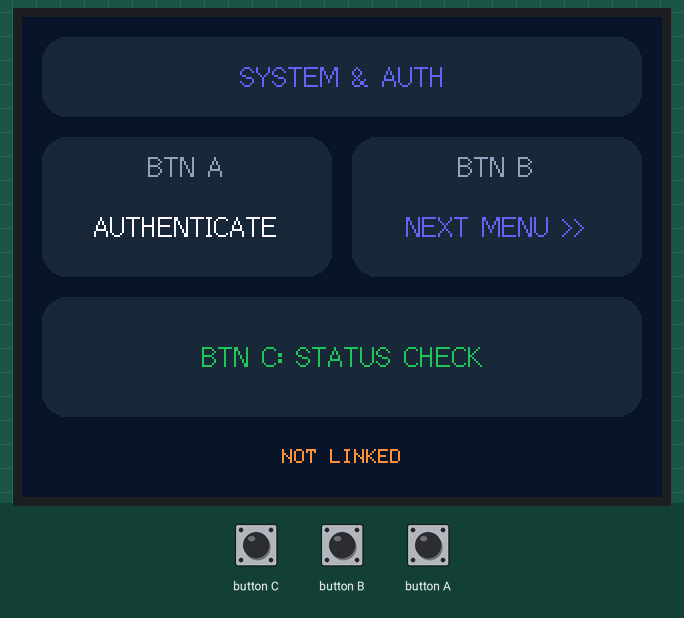
A sketch run on a simulated ESP32-S3. Parts: 320×240 colour display. The test bench sets the inputs (shaded band). WiFi joins after 1.5 s; servers stay silent unless stated; uploads are accepted with an empty reply; what the sketch prints to the serial monitor is not drawn.

Above: at 3.0 s.
3.1 s: button A pressed for 0.15 s
At 3.5 s:
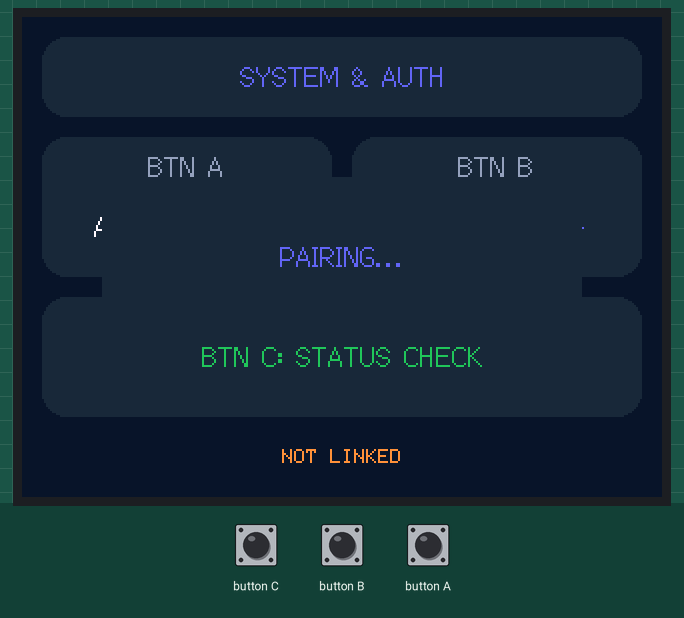
6.2 s: button C pressed for 1 s
At 7.0 s:
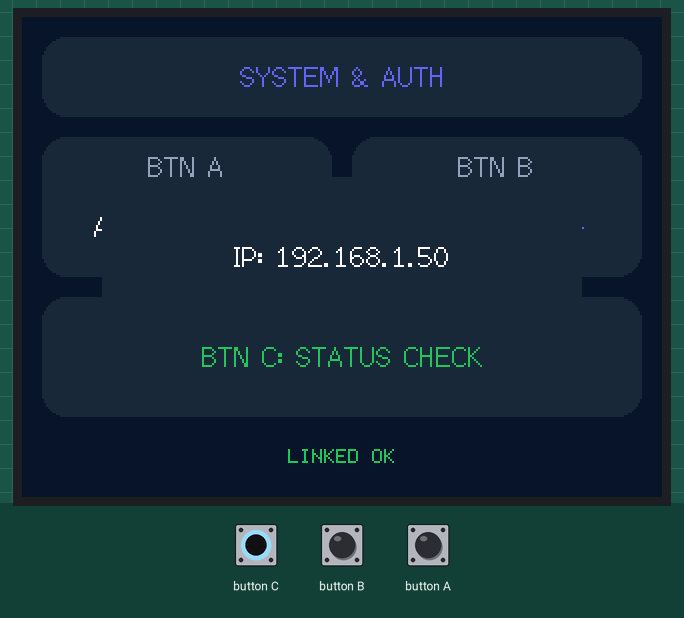
9.7 s: button B pressed for 0.15 s
At 10.6 s:
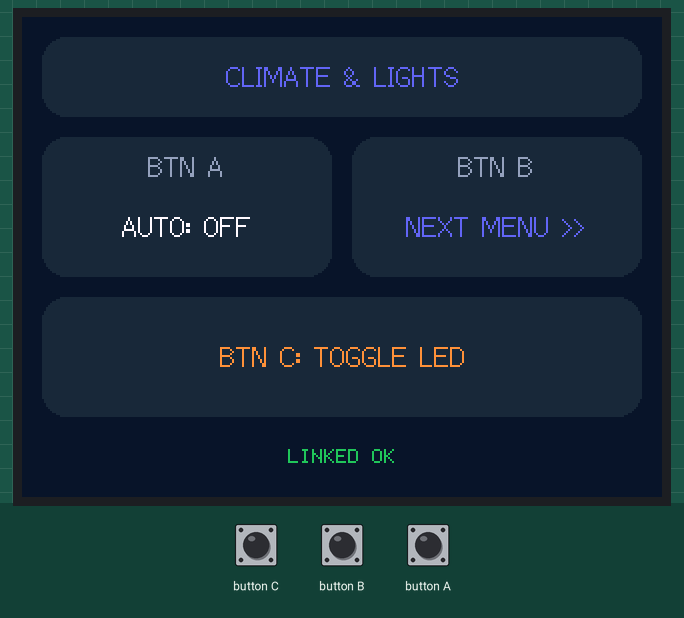
11.3 s: button B pressed for 1 s
At 12.8 s:
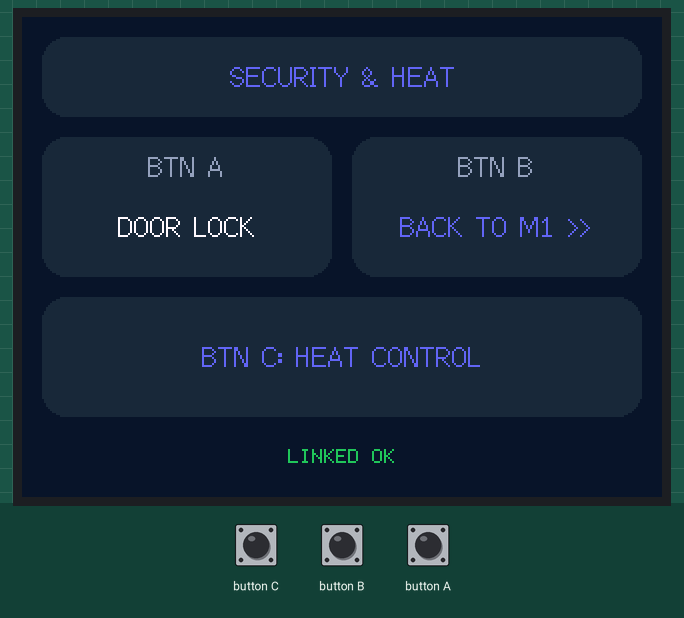
13.8 s: button C pressed for 0.15 s
At 14.5 s:
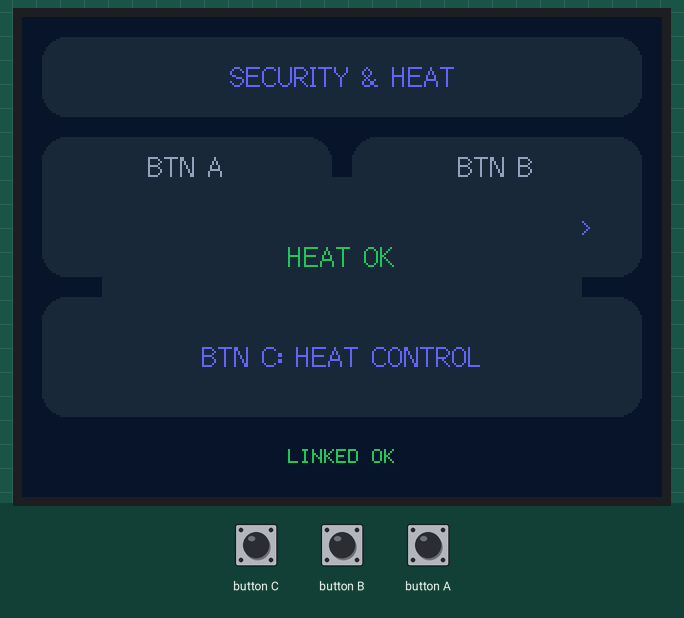
16.9 s: button A pressed for 1 s
At 17.7 s:
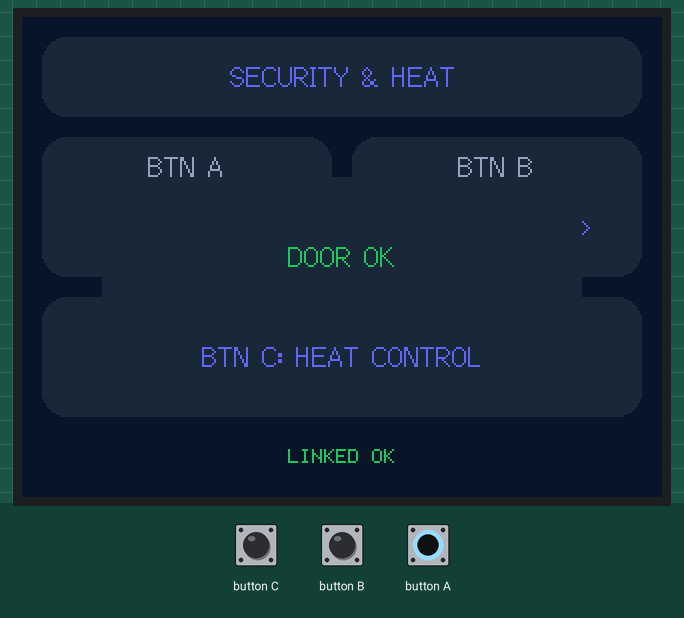
Timing chart, 0 to 19.9 s (numbered marks = the images above; inputs shaded):
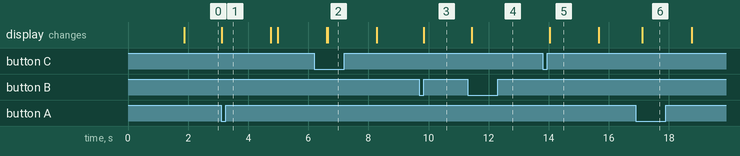

The sketch:

Client.ino
```cpp
#include "M5CoreS3.h"
#include <WiFi.h>
#include <ArduinoJson.h>
#include <HTTPClient.h>
#include <DHT.h>
#include <WebServer.h>

// --- Configuration Reseau ---
const char* ssid = "MyHouseOS";
const char* password = "12345678";
const char* authUrl  = "http://192.168.4.1/link";
const char* tempUrl  = "http://192.168.4.2:3000/temp";
const char* ledUrl   = "http://192.168.4.2:3000/toggle/light";
const char* doorUrl  = "http://192.168.4.2:3000/toggle/door";
const char* heatUrl  = "http://192.168.4.2:3000/toggle/heat";

// --- Design UI (Importé du Server) ---
#define COLOR_BG      CoreS3.Display.color565(15, 23, 42)
#define COLOR_CARD    CoreS3.Display.color565(30, 41, 59)
#define COLOR_ACCENT  CoreS3.Display.color565(99, 102, 241)
#define COLOR_TEXT    CoreS3.Display.color565(248, 250, 252)
#define COLOR_SUBTEXT CoreS3.Display.color565(148, 163, 184)
#define COLOR_SUCCESS CoreS3.Display.color565(34, 197, 94)
#define COLOR_WARNING CoreS3.Display.color565(251, 146, 60)

// --- Variables Globales ---
String Token = "";
String DeviceID = "307D68F23A08";
int currentMenu = 1;
bool autoSendMeteo = false;
unsigned long lastMeteoTime = 0;
WebServer server(80);

#define DHTPIN 17
#define DHTTYPE DHT22
DHT dht(DHTPIN, DHTTYPE);

// --- Fonctions WebServer ---
void handleRoot() {
    server.send(200, "text/html",
        "<html><head><title>M5 Screen</title>"
        "<script>setInterval(() => { document.querySelector('img').src = '/capture?t=' + Date.now(); }, 3000);</script>"
        "<style>body{background:#0f172a;display:flex;justify-content:center;align-items:center;height:100vh;margin:0;}"
        "img{border:4px solid #6366f1;border-radius:10px;box-shadow:0 0 20px rgba(99,102,241,0.5);}"
        "</style></head>"
        "<body><img src='/capture' /></body></html>");
}

void handleCapture() {
    int w = CoreS3.Display.width();
    int h = CoreS3.Display.height();

    uint32_t imageSize = w * h * 3;
    uint32_t fileSize = 54 + imageSize;

    uint8_t header[54] = {
        0x42, 0x4D,
        (uint8_t)(fileSize), (uint8_t)(fileSize >> 8), (uint8_t)(fileSize >> 16), (uint8_t)(fileSize >> 24),
        0, 0, 0, 0,
        54, 0, 0, 0,
        40, 0, 0, 0,
        (uint8_t)(w), (uint8_t)(w >> 8), (uint8_t)(w >> 16), (uint8_t)(w >> 24),
        (uint8_t)(-h), (uint8_t)(-h >> 8), (uint8_t)(-h >> 16), (uint8_t)(-h >> 24),
        1, 0,
        24, 0,
        0, 0, 0, 0,
        0, 0, 0, 0,
        0, 0, 0, 0,
        0, 0, 0, 0,
        0, 0, 0, 0
    };

    WiFiClient client = server.client();
    client.write("HTTP/1.1 200 OK\r\nContent-Type: image/bmp\r\nConnection: close\r\n\r\n");
    client.write(header, 54);

    uint16_t* lineBuffer = (uint16_t*)malloc(w * 2);
    uint8_t* rgbBuffer = (uint8_t*)malloc(w * 3);

    if (lineBuffer && rgbBuffer) {
        for (int y = 0; y < h; y++) {
            CoreS3.Display.readRect(0, y, w, 1, lineBuffer);
            for (int x = 0; x < w; x++) {
                uint16_t p = lineBuffer[x];
                p = (p >> 8) | (p << 8); // Byte Swap

                rgbBuffer[x*3] = (p & 0x001F) << 3;       // Blue
                rgbBuffer[x*3+1] = (p & 0x07E0) >> 3;     // Green
                rgbBuffer[x*3+2] = (p & 0xF800) >> 8;     // Red
            }
            client.write(rgbBuffer, w * 3);
        }
    }

    if(lineBuffer) free(lineBuffer);
    if(rgbBuffer) free(rgbBuffer);
}

// --- Fonctions de Dessin ---
void drawCard(int x, int y, int w, int h) {
    CoreS3.Display.fillRoundRect(x, y, w, h, 12, COLOR_CARD);
}

void drawHeader(String title) {
    CoreS3.Display.fillScreen(COLOR_BG);
    drawCard(10, 10, 300, 40);
    CoreS3.Display.setTextColor(COLOR_ACCENT);
    CoreS3.Display.setTextDatum(MC_DATUM);
    CoreS3.Display.setTextFont(2);
    CoreS3.Display.drawString(title, 160, 30);
}

void drawMenu() {
    CoreS3.Display.startWrite();

    if (currentMenu == 1) {
        drawHeader("SYSTEM & AUTH");

        drawCard(10, 60, 145, 70); // Bouton A
        CoreS3.Display.setTextColor(COLOR_SUBTEXT);
        CoreS3.Display.drawString("BTN A", 82, 75);
        CoreS3.Display.setTextColor(COLOR_TEXT);
        CoreS3.Display.drawString("AUTHENTICATE", 82, 105);

        drawCard(165, 60, 145, 70); // Bouton B
        CoreS3.Display.setTextColor(COLOR_SUBTEXT);
        CoreS3.Display.drawString("BTN B", 237, 75);
        CoreS3.Display.setTextColor(COLOR_ACCENT);
        CoreS3.Display.drawString("NEXT MENU >>", 237, 105);

        drawCard(10, 140, 300, 60); // Bouton C
        CoreS3.Display.setTextColor(COLOR_SUCCESS);
        CoreS3.Display.drawString("BTN C: STATUS CHECK", 160, 170);
    }
    else if (currentMenu == 2) {
        drawHeader("CLIMATE & LIGHTS");

        drawCard(10, 60, 145, 70); // Bouton A
        CoreS3.Display.setTextColor(COLOR_SUBTEXT);
        CoreS3.Display.drawString("BTN A", 82, 75);
        CoreS3.Display.setTextColor(autoSendMeteo ? COLOR_SUCCESS : COLOR_TEXT);
        CoreS3.Display.drawString(autoSendMeteo ? "AUTO: ON" : "AUTO: OFF", 82, 105);

        drawCard(165, 60, 145, 70); // Bouton B
        CoreS3.Display.setTextColor(COLOR_SUBTEXT);
        CoreS3.Display.drawString("BTN B", 237, 75);
        CoreS3.Display.setTextColor(COLOR_ACCENT);
        CoreS3.Display.drawString("NEXT MENU >>", 237, 105);

        drawCard(10, 140, 300, 60); // Bouton C
        CoreS3.Display.setTextColor(COLOR_WARNING);
        CoreS3.Display.drawString("BTN C: TOGGLE LED", 160, 170);
    }
    else {
        drawHeader("SECURITY & HEAT");

        drawCard(10, 60, 145, 70); // Bouton A
        CoreS3.Display.setTextColor(COLOR_SUBTEXT);
        CoreS3.Display.drawString("BTN A", 82, 75);
        CoreS3.Display.setTextColor(COLOR_TEXT);
        CoreS3.Display.drawString("DOOR LOCK", 82, 105);

        drawCard(165, 60, 145, 70); // Bouton B
        CoreS3.Display.setTextColor(COLOR_SUBTEXT);
        CoreS3.Display.drawString("BTN B", 237, 75);
        CoreS3.Display.setTextColor(COLOR_ACCENT);
        CoreS3.Display.drawString("BACK TO M1 >>", 237, 105);

        drawCard(10, 140, 300, 60); // Bouton C
        CoreS3.Display.setTextColor(COLOR_ACCENT);
        CoreS3.Display.drawString("BTN C: HEAT CONTROL", 160, 170);
    }

    // Info barre en bas
    CoreS3.Display.setTextFont(1);
    CoreS3.Display.setTextColor(Token == "" ? COLOR_WARNING : COLOR_SUCCESS);
    CoreS3.Display.drawString(Token == "" ? "NOT LINKED" : "LINKED OK", 160, 220);

    CoreS3.Display.endWrite();
}

// --- Logique de Feedback ---
void showStatus(String msg, uint16_t color) {
    drawCard(40, 80, 240, 80);
    CoreS3.Display.setTextColor(color);
    CoreS3.Display.setTextFont(2);
    CoreS3.Display.drawString(msg, 160, 120);
    delay(1500);
    drawMenu();
}

void setup() {
    auto cfg = M5.config();
    CoreS3.begin(cfg);
    Serial.begin(115200);
    dht.begin();

    CoreS3.Display.fillScreen(COLOR_BG);
    CoreS3.Display.setTextColor(COLOR_SUBTEXT);
    CoreS3.Display.setTextDatum(MC_DATUM);
    CoreS3.Display.drawString("CONNECTING WIFI...", 160, 120);

    WiFi.begin(ssid, password);
    while (WiFi.status() != WL_CONNECTED) {
        delay(500);
        Serial.print(".");
    }

    server.on("/", handleRoot);
    server.on("/capture", handleCapture);
    server.begin();

    Serial.println("");
    Serial.print("Live Screen available at: http://");
    Serial.println(WiFi.localIP());

    drawMenu();
}

void authenticate() {
    if(WiFi.status() != WL_CONNECTED) return;

    showStatus("PAIRING...", COLOR_ACCENT);

    HTTPClient http;
    http.begin(authUrl);
    http.addHeader("Content-Type", "application/json");

    JsonDocument doc;
    doc["id"] = DeviceID;

    String jsonString;
    serializeJson(doc, jsonString);

    int httpResponseCode = http.POST(jsonString);

    if (httpResponseCode == 200) {
        String response = http.getString();
        JsonDocument responseDoc;
        deserializeJson(responseDoc, response);
        Token = responseDoc["token"].as<String>();
        showStatus("LINKED !", COLOR_SUCCESS);
    } else {
        showStatus("FAILED: " + String(httpResponseCode), COLOR_WARNING);
    }
    http.end();
}

void postMeteo(bool silent = false) {
    if (Token == "") {
        if(!silent) showStatus("AUTH REQUIRED", COLOR_WARNING);
        return;
    }

    float h = dht.readHumidity();
    float t = dht.readTemperature();

    if (isnan(h) || isnan(t)) {
        if(!silent) showStatus("SENSOR ERROR", COLOR_WARNING);
        return;
    }

    JsonDocument doc;
    doc["temp"] = String(t);
    String jsonString;
    serializeJson(doc, jsonString);

    HTTPClient http;
    http.begin(tempUrl);
    http.addHeader("Authorization", DeviceID + ":" + Token);
    http.addHeader("Content-Type", "application/json");

    int code = http.POST(jsonString);
    if (!silent) {
        if(code == 200) showStatus("SENT: " + String(t) + "C", COLOR_SUCCESS);
        else showStatus("HTTP ERR: " + String(code), COLOR_WARNING);
    }

    http.end();
}

void genericPost(String url, String label) {
    if (Token == "") { showStatus("AUTH REQUIRED", COLOR_WARNING); return; }

    HTTPClient http;
    http.begin(url);
    http.addHeader("Authorization", DeviceID + ":" + Token);
    http.addHeader("Content-Type", "application/json");

    JsonDocument doc;
    doc["id"] = DeviceID;
    doc["token"] = Token;

    String jsonString;
    serializeJson(doc, jsonString);

    int code = http.POST(jsonString);
    if(code == 200) showStatus(label + " OK", COLOR_SUCCESS);
    else showStatus("ERR: " + String(code), COLOR_WARNING);
    http.end();
}

void loop() {
    M5.update();
    server.handleClient();

    if (autoSendMeteo && (millis() - lastMeteoTime > 5000)) {
        lastMeteoTime = millis();
        postMeteo(true);
    }

    if (M5.BtnA.wasPressed()) {
        if (currentMenu == 1) authenticate();
        else if (currentMenu == 2) {
            autoSendMeteo = !autoSendMeteo;
            drawMenu();
        }
        else if (currentMenu == 3) genericPost(doorUrl, "DOOR");
    }

    if (M5.BtnB.wasPressed()) {
        currentMenu++;
        if (currentMenu > 3) currentMenu = 1;
        drawMenu();
    }

    if (M5.BtnC.wasPressed()) {
        if (currentMenu == 1) showStatus("IP: " + WiFi.localIP().toString(), COLOR_TEXT);
        else if (currentMenu == 2) genericPost(ledUrl, "LED");
        else if (currentMenu == 3) genericPost(heatUrl, "HEAT");
    }

    delay(10);
}
```

Measured:
- after the input at 3.1 s, the display: changes at once (image 1)
- after the input at 6.2 s, the display: first differs from a run without the input after 0.44 s (image 2)
- after the input at 9.7 s, the display: changes after 0.14 s (image 3)
- after the input at 11.3 s, the display: changes after 0.14 s (image 4)
- after the input at 13.8 s, the display: changes after 0.23 s (image 5)
- after the input at 16.9 s, the display: changes after 0.22 s (image 6)
- what the display in image 5 shows lasts 1.7 s, from 14.0 s to 15.7 s
